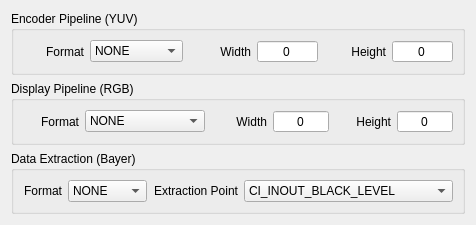
<?xml version="1.0" encoding="UTF-8"?>
<ui version="4.0">
 <class>OUT</class>
 <widget class="QWidget" name="OUT">
  <property name="geometry">
   <rect>
    <x>0</x>
    <y>0</y>
    <width>426</width>
    <height>222</height>
   </rect>
  </property>
  <property name="windowTitle">
   <string>OUT</string>
  </property>
  <layout class="QGridLayout" name="gridLayout_4">
   <item row="1" column="0">
    <widget class="QGroupBox" name="displayGroup_gb">
     <property name="title">
      <string>Display Pipeline (RGB)</string>
     </property>
     <property name="checkable">
      <bool>false</bool>
     </property>
     <property name="checked">
      <bool>false</bool>
     </property>
     <layout class="QGridLayout" name="gridLayout_2">
      <item row="0" column="0">
       <widget class="QLabel" name="label_4">
        <property name="enabled">
         <bool>true</bool>
        </property>
        <property name="maximumSize">
         <size>
          <width>16777215</width>
          <height>16777215</height>
         </size>
        </property>
        <property name="text">
         <string>Format</string>
        </property>
        <property name="alignment">
         <set>Qt::AlignRight|Qt::AlignTrailing|Qt::AlignVCenter</set>
        </property>
       </widget>
      </item>
      <item row="0" column="1">
       <widget class="QComboBox" name="displayFormat_lb">
        <item>
         <property name="text">
          <string>NONE</string>
         </property>
        </item>
        <item>
         <property name="text">
          <string>BI_RGB24</string>
         </property>
        </item>
        <item>
         <property name="text">
          <string>BI_RGB32</string>
         </property>
        </item>
        <item>
         <property name="text">
          <string>BI_RGB32-10bit</string>
         </property>
        </item>
        <item>
         <property name="text">
          <string>BI_BGR24</string>
         </property>
        </item>
        <item>
         <property name="text">
          <string>BI_BGR32</string>
         </property>
        </item>
        <item>
         <property name="text">
          <string>BI_BGR32-10bit</string>
         </property>
        </item>
       </widget>
      </item>
      <item row="0" column="4">
       <widget class="QLabel" name="label_6">
        <property name="enabled">
         <bool>true</bool>
        </property>
        <property name="maximumSize">
         <size>
          <width>16777215</width>
          <height>16777215</height>
         </size>
        </property>
        <property name="text">
         <string>Height</string>
        </property>
        <property name="alignment">
         <set>Qt::AlignRight|Qt::AlignTrailing|Qt::AlignVCenter</set>
        </property>
       </widget>
      </item>
      <item row="0" column="2">
       <widget class="QLabel" name="label_5">
        <property name="enabled">
         <bool>true</bool>
        </property>
        <property name="maximumSize">
         <size>
          <width>16777215</width>
          <height>16777215</height>
         </size>
        </property>
        <property name="text">
         <string>Width</string>
        </property>
        <property name="alignment">
         <set>Qt::AlignRight|Qt::AlignTrailing|Qt::AlignVCenter</set>
        </property>
       </widget>
      </item>
      <item row="0" column="3">
       <widget class="QSpinBox" name="displayWidth_sb">
        <property name="frame">
         <bool>true</bool>
        </property>
        <property name="alignment">
         <set>Qt::AlignCenter</set>
        </property>
        <property name="buttonSymbols">
         <enum>QAbstractSpinBox::NoButtons</enum>
        </property>
        <property name="maximum">
         <number>4000</number>
        </property>
       </widget>
      </item>
      <item row="0" column="5">
       <widget class="QSpinBox" name="displayHeight_sb">
        <property name="frame">
         <bool>true</bool>
        </property>
        <property name="alignment">
         <set>Qt::AlignCenter</set>
        </property>
        <property name="buttonSymbols">
         <enum>QAbstractSpinBox::NoButtons</enum>
        </property>
        <property name="maximum">
         <number>4000</number>
        </property>
       </widget>
      </item>
     </layout>
    </widget>
   </item>
   <item row="2" column="0">
    <widget class="QGroupBox" name="dataExtractionGroup_gb">
     <property name="maximumSize">
      <size>
       <width>16777215</width>
       <height>16777215</height>
      </size>
     </property>
     <property name="title">
      <string>Data Extraction (Bayer)</string>
     </property>
     <property name="checkable">
      <bool>false</bool>
     </property>
     <property name="checked">
      <bool>false</bool>
     </property>
     <layout class="QGridLayout" name="gridLayout_3">
      <item row="0" column="0">
       <widget class="QLabel" name="label_8">
        <property name="enabled">
         <bool>true</bool>
        </property>
        <property name="text">
         <string>Format</string>
        </property>
        <property name="alignment">
         <set>Qt::AlignRight|Qt::AlignTrailing|Qt::AlignVCenter</set>
        </property>
       </widget>
      </item>
      <item row="0" column="1">
       <widget class="QComboBox" name="dataExtractionFormat_lb">
        <property name="enabled">
         <bool>true</bool>
        </property>
        <item>
         <property name="text">
          <string>NONE</string>
         </property>
        </item>
        <item>
         <property name="text">
          <string>RGGB8</string>
         </property>
        </item>
        <item>
         <property name="text">
          <string>RGGB10</string>
         </property>
        </item>
        <item>
         <property name="text">
          <string>RGGB12</string>
         </property>
        </item>
       </widget>
      </item>
      <item row="0" column="2">
       <widget class="QLabel" name="label_7">
        <property name="enabled">
         <bool>true</bool>
        </property>
        <property name="text">
         <string>Extraction Point</string>
        </property>
        <property name="alignment">
         <set>Qt::AlignRight|Qt::AlignTrailing|Qt::AlignVCenter</set>
        </property>
       </widget>
      </item>
      <item row="0" column="3">
       <widget class="QComboBox" name="dataExtractionPoint_lb">
        <property name="enabled">
         <bool>true</bool>
        </property>
        <item>
         <property name="text">
          <string>CI_INOUT_BLACK_LEVEL</string>
         </property>
        </item>
        <item>
         <property name="text">
          <string>CI_INOUT_FILTER_LINESTORE</string>
         </property>
        </item>
        <item>
         <property name="text">
          <string>NONE</string>
         </property>
        </item>
       </widget>
      </item>
     </layout>
    </widget>
   </item>
   <item row="0" column="0">
    <widget class="QGroupBox" name="encoderGroup_gb">
     <property name="title">
      <string>Encoder Pipeline (YUV)</string>
     </property>
     <property name="checkable">
      <bool>false</bool>
     </property>
     <layout class="QGridLayout" name="gridLayout">
      <item row="0" column="0">
       <widget class="QLabel" name="label">
        <property name="maximumSize">
         <size>
          <width>16777215</width>
          <height>16777215</height>
         </size>
        </property>
        <property name="text">
         <string>Format</string>
        </property>
        <property name="alignment">
         <set>Qt::AlignRight|Qt::AlignTrailing|Qt::AlignVCenter</set>
        </property>
       </widget>
      </item>
      <item row="0" column="1">
       <widget class="QComboBox" name="encoderFormat_lb">
        <item>
         <property name="text">
          <string>NONE</string>
         </property>
        </item>
        <item>
         <property name="text">
          <string>NV21</string>
         </property>
        </item>
        <item>
         <property name="text">
          <string>NV12</string>
         </property>
        </item>
        <item>
         <property name="text">
          <string>NV61</string>
         </property>
        </item>
        <item>
         <property name="text">
          <string>NV16</string>
         </property>
        </item>
        <item>
         <property name="text">
          <string>NV21-10bit</string>
         </property>
        </item>
        <item>
         <property name="text">
          <string>NV12-10bit</string>
         </property>
        </item>
        <item>
         <property name="text">
          <string>NV61-10bit</string>
         </property>
        </item>
        <item>
         <property name="text">
          <string>NV16-10bit</string>
         </property>
        </item>
       </widget>
      </item>
      <item row="0" column="4">
       <widget class="QLabel" name="label_3">
        <property name="maximumSize">
         <size>
          <width>16777215</width>
          <height>16777215</height>
         </size>
        </property>
        <property name="text">
         <string>Height</string>
        </property>
        <property name="alignment">
         <set>Qt::AlignRight|Qt::AlignTrailing|Qt::AlignVCenter</set>
        </property>
       </widget>
      </item>
      <item row="0" column="2">
       <widget class="QLabel" name="label_2">
        <property name="maximumSize">
         <size>
          <width>16777215</width>
          <height>16777215</height>
         </size>
        </property>
        <property name="text">
         <string>Width</string>
        </property>
        <property name="alignment">
         <set>Qt::AlignRight|Qt::AlignTrailing|Qt::AlignVCenter</set>
        </property>
       </widget>
      </item>
      <item row="0" column="3">
       <widget class="QSpinBox" name="encoderWidth_sb">
        <property name="frame">
         <bool>true</bool>
        </property>
        <property name="alignment">
         <set>Qt::AlignCenter</set>
        </property>
        <property name="buttonSymbols">
         <enum>QAbstractSpinBox::NoButtons</enum>
        </property>
        <property name="maximum">
         <number>4000</number>
        </property>
       </widget>
      </item>
      <item row="0" column="5">
       <widget class="QSpinBox" name="encoderHeight_sb">
        <property name="frame">
         <bool>true</bool>
        </property>
        <property name="alignment">
         <set>Qt::AlignCenter</set>
        </property>
        <property name="buttonSymbols">
         <enum>QAbstractSpinBox::NoButtons</enum>
        </property>
        <property name="maximum">
         <number>4000</number>
        </property>
       </widget>
      </item>
     </layout>
    </widget>
   </item>
   <item row="3" column="0">
    <spacer name="verticalSpacer">
     <property name="orientation">
      <enum>Qt::Vertical</enum>
     </property>
     <property name="sizeHint" stdset="0">
      <size>
       <width>20</width>
       <height>40</height>
      </size>
     </property>
    </spacer>
   </item>
  </layout>
 </widget>
 <tabstops>
  <tabstop>encoderFormat_lb</tabstop>
  <tabstop>encoderWidth_sb</tabstop>
  <tabstop>encoderHeight_sb</tabstop>
  <tabstop>displayFormat_lb</tabstop>
  <tabstop>displayWidth_sb</tabstop>
  <tabstop>displayHeight_sb</tabstop>
  <tabstop>dataExtractionFormat_lb</tabstop>
  <tabstop>dataExtractionPoint_lb</tabstop>
 </tabstops>
 <resources/>
 <connections/>
</ui>
